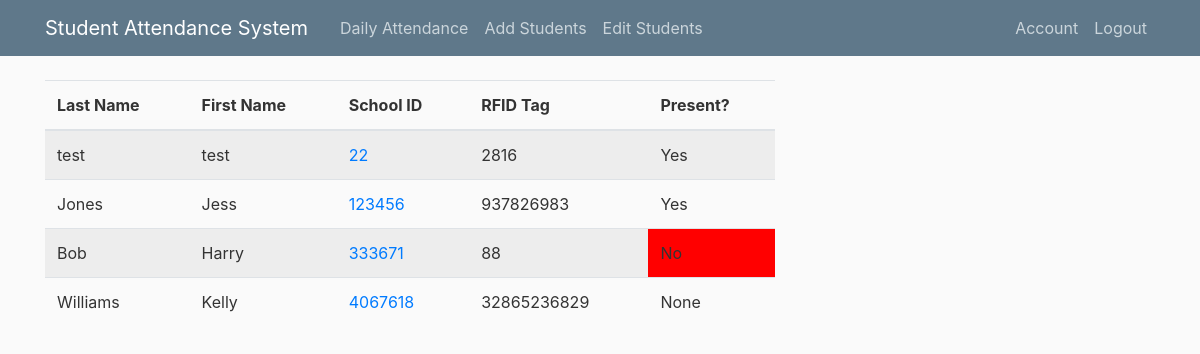
The app's page /attendance (signed in), older data.
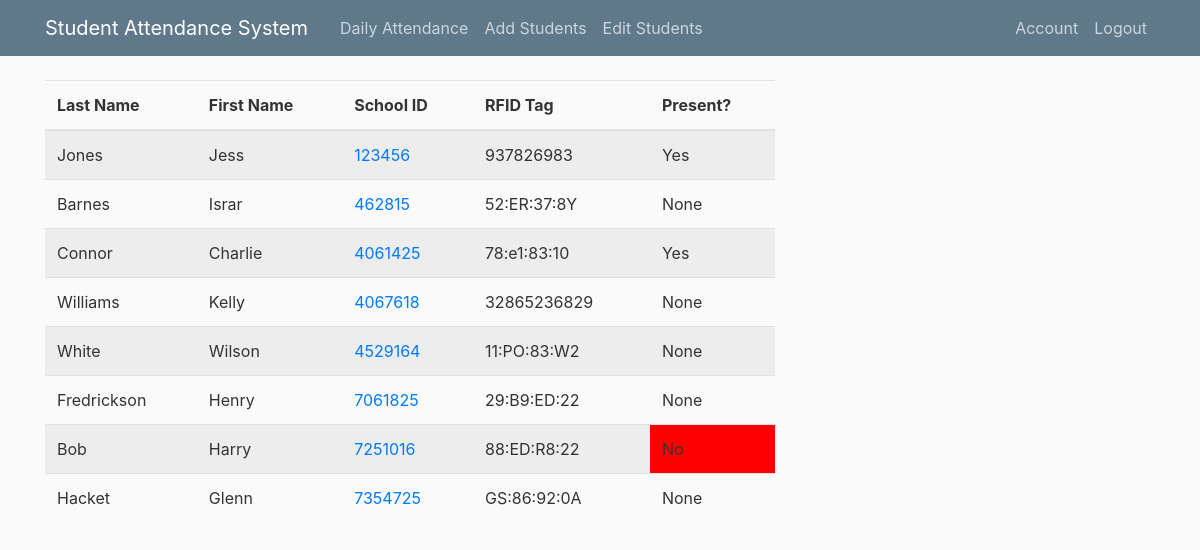
The same page, newer data.
### app/models.py (models this page shows, shortened)
class student(db.Model):
	__tablename__ = "student"
	lname = db.Column(db.String(128))
	fname = db.Column(db.String(128))
	id = db.Column(db.Integer, primary_key=True)
	rfid = db.Column(db.String(16))
	present = db.Column(db.String(16))

### app/routes.py (the view)
@app.route("/", methods=['GET', 'POST'])
@app.route("/attendance")
@login_required
def attendance():
	return render_template('attendance.html', query=student.query.all(), title='Attendance')

### app/models.py (called while the page is built)
@login_manager.user_loader
def load_user(user_id):
	user = teacher.query.get(int(user_id))
	if user:
		return user

### app/templates/attendance.html
{% extends "base.html" %}
{% block content %}
    <table class="table table-striped table-hover" id="tblstudents">
    <thead>
        <tr>
            <th scope="col">Last Name</th>
            <th scope="col">First Name</th>
            <th scope="col">School ID</th>
            <th scope="col">RFID Tag</th>
            <th scope="col">Present?</th>
        </tr>
    </thead>
    <tbody>
    {%for student in query%}
    <tr>
        <td>{{student.lname}}</td>
        <td>{{student.fname}}</td>
        <td><a href="/stedit/{{student.id}}">{{student.id}}</a></td>
        <td>{{student.rfid}}</td>
        {% if student.present == 'No' %}
            <td style="background-color: red;">{{student.present}}</td>
        {% else %}
            <td>{{student.present}}</td>
        {% endif %}
    </tr>
    {% endfor %}
    </tbody>
 </table>
{% endblock content %}

### app/templates/base.html (shortened to what this page needs)
<!DOCTYPE html>
<html>
<head>
    <link rel="stylesheet" href="https://maxcdn.bootstrapcdn.com/bootstrap/4.0.0/css/bootstrap.min.css">
    <link rel="stylesheet" type="text/css" href="{{ url_for('static',filename='styles/main.css') }}">
</head>
<body>
    <header class="site-header">
      <nav class="navbar navbar-expand-md navbar-dark bg-steel fixed-top">
        <div class="container">
          <a class="navbar-brand mr-4" href="/">Student Attendance System</a>
          <div class="collapse navbar-collapse" id="navbarToggle">
            <div class="navbar-nav mr-auto">
              {% if current_user.is_authenticated %}
                <a class="nav-item nav-link" href="{{ url_for('attendance') }}">Daily Attendance</a>
                <a class="nav-item nav-link" href="{{ url_for('stadd') }}">Add Students</a>
                <a class="nav-item nav-link" href="{{ url_for('stedit') }}">Edit Students</a>
              {% else %}
                <a class="nav-item nav-link" href="{{ url_for('login') }}">Login</a>
              {% endif %}
            </div>
            <div class="navbar-nav">
              {% if current_user.is_authenticated %}
                <a class="nav-item nav-link" href="{{ url_for('account') }}">Account</a>
                <a class="nav-item nav-link" href="{{ url_for('logout') }}">Logout</a>
              {% endif %}
            </div>
          </div>
        </div>
      </nav>
    </header>
    <main role="main" class="container">
      <div class="row">
        <div class="col-md-8">
          {% block content %}{% endblock %}
        </div>
      </div>
    </main>
</body>
</html>

### app/static/styles/main.css (style rules this page uses)
body { background: #fafafa; color: #333333; margin-top: 5rem; }
.bg-steel { background-color: #5f788a; }
.site-header .navbar-nav .nav-link { color: #cbd5db; }

Row changes from the older to the newer data that the page shows:
removed student: lname "test", fname "test", id "22", rfid "2816", present "Yes"
removed student: lname "Bob", fname "Harry", id "333671", rfid "88", present "No"
added student: lname "Barnes", fname "Israr", id "462815", rfid "52:ER:37:8Y", present "None"
added student: lname "Connor", fname "Charlie", id "4061425", rfid "78:e1:83:10", present "Yes"
added student: lname "White", fname "Wilson", id "4529164", rfid "11:PO:83:W2", present "None"
added student: lname "Fredrickson", fname "Henry", id "7061825", rfid "29:B9:ED:22", present "None"
added student: lname "Bob", fname "Harry", id "7251016", rfid "88:ED:R8:22", present "No"
added student: lname "Hacket", fname "Glenn", id "7354725", rfid "GS:86:92:0A", present "None"
